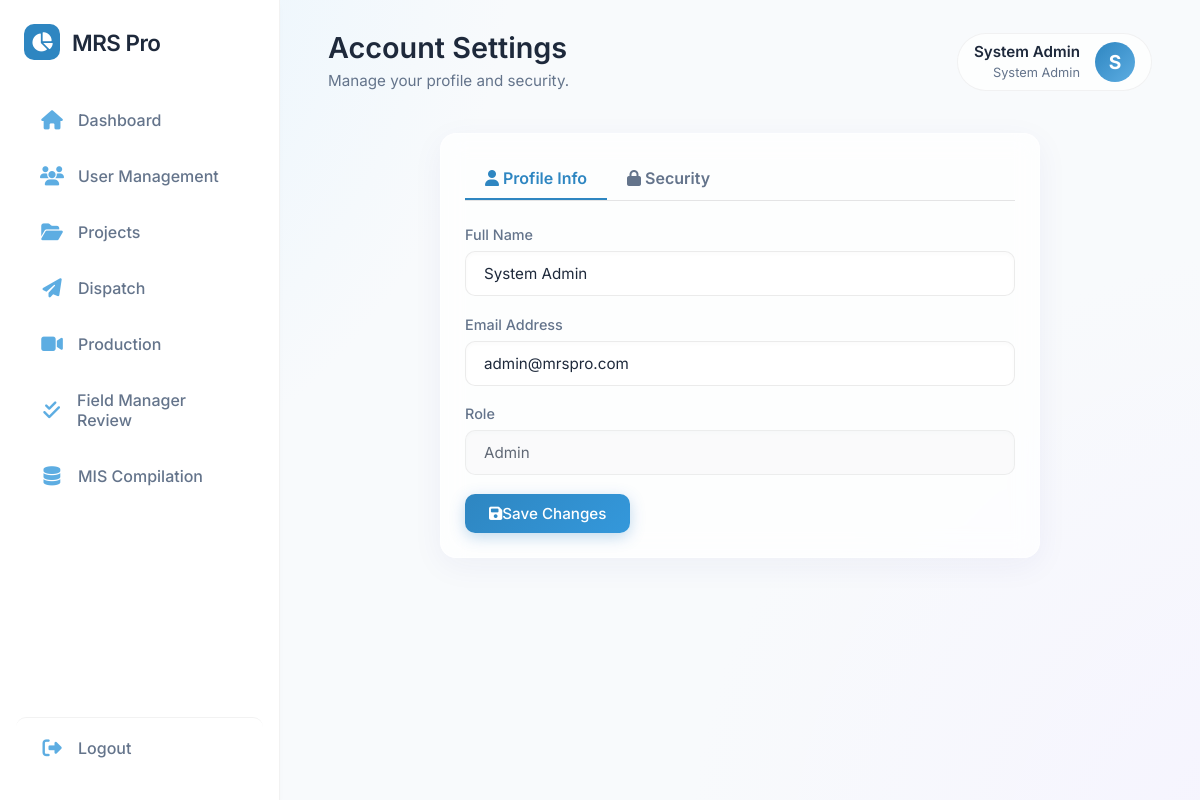
The app's page /profile.php (signed in) with its own data.
### tables this page shows
CREATE TABLE IF NOT EXISTS users (
    id INT AUTO_INCREMENT PRIMARY KEY,
    name VARCHAR(150) NOT NULL,
    email VARCHAR(150) UNIQUE NOT NULL,
    password VARCHAR(255) NOT NULL,
    role ENUM('admin', 'field_manager', 'cs_team', 'production', 'mis', 'mystery_shopper') NOT NULL,
    created_at TIMESTAMP DEFAULT CURRENT_TIMESTAMP
);

### profile.php (the view, shortened to what this page needs)
<?php
require 'includes/header.php';
require 'config/db.php';
$stmt = $pdo->prepare("SELECT * FROM users WHERE id = ?");
$stmt->execute([$_SESSION['user_id']]);
$user = $stmt->fetch();
$action = $_GET['action'] ?? 'profile';
?>
<div class="app-container">
    <?php include 'includes/sidebar.php'; ?>
    <main class="main-content">
        <header class="top-header">
            <div class="header-title">
                <div style="display:flex; align-items:center; gap: 15px;">
                    <div>
                        <h1>Account Settings</h1>
                        <p>Manage your profile and security.</p>
                    </div>
                </div>
            </div>
            <?php include 'includes/profile_dropdown.php'; ?>
        </header>
        <div class="glass-panel" style="max-width: 600px; margin: 0 auto;">
            <div style="display:flex; border-bottom: 1px solid rgba(0,0,0,0.1); margin-bottom: 25px;">
                <a href="profile.php" style="padding: 10px 20px; text-decoration: none; color: <?= $action=='profile'?'var(--primary)':'var(--text-muted)' ?>; border-bottom: 2px solid <?= $action=='profile'?'var(--primary)':'transparent' ?>; font-weight: 600;"><i class="fas fa-user"></i> Profile Info</a>
                <a href="profile.php?action=password" style="padding: 10px 20px; text-decoration: none; color: <?= $action=='password'?'var(--primary)':'var(--text-muted)' ?>; border-bottom: 2px solid <?= $action=='password'?'var(--primary)':'transparent' ?>; font-weight: 600;"><i class="fas fa-lock"></i> Security</a>
            </div>
            <?php if($action == 'profile'): ?>
                <form method="POST" action="profile.php">
                    <div class="form-group">
                        <label>Full Name</label>
                        <input type="text" name="name" class="form-control" value="<?= htmlspecialchars($user['name']) ?>" required>
                    </div>
                    <div class="form-group">
                        <label>Email Address</label>
                        <input type="email" name="email" class="form-control" value="<?= htmlspecialchars($user['email']) ?>" required>
                    </div>
                    <div class="form-group">
                        <label>Role</label>
                        <input type="text" class="form-control" value="<?= htmlspecialchars(ucwords(str_replace('_', ' ', $user['role']))) ?>" disabled style="opacity: 0.7; background: #f8f9fa;">
                    </div>
                    <button type="submit" name="update_profile" class="btn btn-primary"><i class="fas fa-save"></i> Save Changes</button>
                </form>
            <?php endif; ?>
        </div>
    </main>
</div>
<?php include 'includes/footer.php'; ?>

### assets/css/style.css (style rules this page uses)
:root { --primary: #2E86C1; --primary-light: #5DADE2; --primary-dark: #1A5276; --secondary: #D6EAF8; --accent: #E74C3C; --bg-color: #F8FAFC; --surface: rgba(255, 255, 255, 0.75); --surface-solid: rgba(255, 255, 255, 1); --surface-border: rgba(255, 255, 255, 0.5); --text-main: #1E293B; --text-muted: #64748B; --transition: all 0.3s cubic-bezier(0.25, 0.8, 0.25, 1); --shadow-sm: 0 4px 6px rgba(0,0,0,0.02); --shadow-md: 0 10px 20px rgba(0,0,0,0.05); --shadow-glass: 0 8px 32px 0 rgba(31, 38, 135, 0.05); --radius: 16px; }
* { margin: 0; padding: 0; box-sizing: border-box; font-family: 'Inter', -apple-system, sans-serif; }
body { background: var(--bg-color); background-image: radial-gradient(circle at -10% -10%, #E0F2FE 0%, transparent 40%), radial-gradient(circle at 110% 110%, #F5F3FF 0%, transparent 40%); background-attachment: fixed; color: var(--text-main); min-height: 100vh; display: flex; flex-direction: column; }
.glass-panel { background: var(--surface); backdrop-filter: blur(12px); -webkit-backdrop-filter: blur(12px); border: 1px solid var(--surface-border); border-radius: var(--radius); box-shadow: var(--shadow-glass); padding: 24px; }
h1, h2, h3, h4 { color: var(--text-main); font-weight: 600; }
p { line-height: 1.6; }
.btn { display: inline-flex; align-items: center; justify-content: center; padding: 10px 24px; border-radius: 10px; border: none; font-weight: 500; cursor: pointer; transition: var(--transition); text-decoration: none; font-size: 0.95rem; }
.btn-primary { background: linear-gradient(135deg, var(--primary), #3498DB); color: white; box-shadow: 0 4px 15px rgba(46, 134, 193, 0.3); }
.form-group { margin-bottom: 1.2rem; }
.form-group label { display: block; margin-bottom: 0.5rem; font-weight: 500; color: var(--text-muted); font-size: 0.9rem; }
.form-control { width: 100%; padding: 12px 18px; border-radius: 10px; border: 1px solid rgba(0,0,0,0.08); background: var(--surface-solid); transition: var(--transition); font-size: 0.95rem; color: var(--text-main); box-shadow: inset 0 2px 4px rgba(0,0,0,0.02); }
.app-container { display: flex; flex: 1; min-height: 100vh; }
.main-content { flex: 1; margin-left: 280px; padding: 30px 48px; transition: var(--transition); min-height: 100vh; }
.top-header { display: flex; justify-content: space-between; align-items: center; margin-bottom: 40px; background: transparent; }
.header-title h1 { font-size: 1.8rem; margin-bottom: 4px; }
.header-title p { color: var(--text-muted); font-size: 0.95rem; }

### records on screen
users: name "System Admin", email "admin@mrspro.com", role "Admin"

### other values on screen
$_SESSION['name'] "System Admin"
$display_role "System Admin"
substr($_SESSION['name'] ?? 'U', 0, 1) "S"
